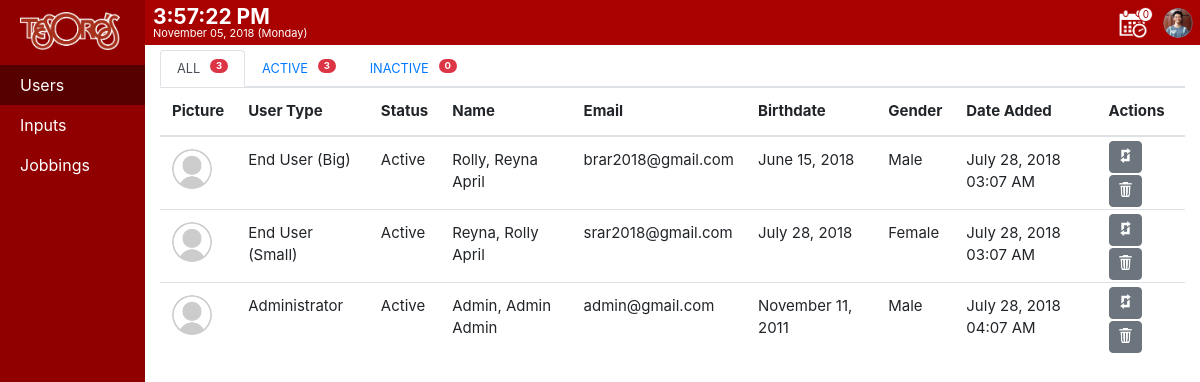
Screenshot of /views/TIMS/support/users.php (signed in) with the database file from the repository.
### tables this page shows
CREATE TABLE `users` (
  `id` int(11) NOT NULL,
  `type` int(11) NOT NULL,
  `status` set('Active','Inactive') NOT NULL DEFAULT 'Inactive',
  `username` varchar(32) NOT NULL,
  `password` varchar(32) NOT NULL,
  `email` varchar(32) NOT NULL,
  `firstname` varchar(32) NOT NULL,
  `middlename` varchar(32) NOT NULL,
  `lastname` varchar(32) NOT NULL,
  `birthdate` date NOT NULL,
  `gender` set('Female','Male') NOT NULL,
  `picture` text NOT NULL,
  `date_added` timestamp NOT NULL DEFAULT CURRENT_TIMESTAMP ON UPDATE CURRENT_TIMESTAMP
);

CREATE TABLE `users_privileges` (
  `id` int(11) NOT NULL,
  `name` varchar(32) NOT NULL,
  `description` text NOT NULL,
  `date_added` timestamp NOT NULL DEFAULT CURRENT_TIMESTAMP ON UPDATE CURRENT_TIMESTAMP
);

### views/TIMS/support/users.php (the view, shortened to what this page needs)
<?php
	include ('TIMS_verify.php');
	$count_query="SELECT count(status) AS 'ucount' FROM users WHERE type!=1";
	$count_result=mysqli_query($conn,$count_query);
	$active_query="SELECT count(status) AS 'ucount' FROM users WHERE (type!=1 && status='Active')";
	$active_result=mysqli_query($conn,$active_query);
	$inactive_query="SELECT count(status) AS 'ucount' FROM users WHERE (type!=1 && status='Inactive')";
	$inactive_result=mysqli_query($conn,$inactive_query);
?>
<!DOCTYPE html>
<html>
<head>
	<?php include ('include/head.php');?>
</head>
<body>
	<?php include ('include/navbar.php'); ?>
	<div class="gap2"></div>
	<div class="container-fluid">
		<div id="content">
			<div class="row">
				<div class="col-md-12">
				<?php if(
					(isset($_GET['update']) || !isset($_GET['remove'])) &&
					(!isset($_GET['update']) || isset($_GET['remove']))
				) {?>
					<ul id="tabsJustified" class="nav nav-tabs">
						<li class="nav-item">
							<a href="users.php" class="nav-link small text-uppercase active">
								All
								<span class="float-right badge badge-pill badge-danger" style="margin-left:10px">
								<?php
                                    if(mysqli_num_rows($count_result)>0)
                                    {
                                        while($count=mysqli_fetch_assoc($count_result))
                                        {
                                            echo $count['ucount'];
                                        }
                                    }
								?>
								</span>
							</a>
						</li>
						<li class="nav-item">
							<a href="users_ac.php" class="nav-link small text-uppercase">
								Active
								<span class="float-right badge badge-pill badge-danger" style="margin-left:10px">
								<?php
	                                if(mysqli_num_rows($active_result)>0)
	                                {
	                                    while($active=mysqli_fetch_assoc($active_result))
	                                    {
	                                        echo $active['ucount'];
	                                    }
	                                }
								?>
								</span>
							</a>
						</li>
						<li class="nav-item">
							<a href="users_iac.php" class="nav-link small text-uppercase">
								Inactive
								<span class="float-right badge badge-pill badge-danger" style="margin-left:10px">
								<?php
	                                if(mysqli_num_rows($inactive_result)>0)
	                                {
	                                    while($inactive=mysqli_fetch_assoc($inactive_result))
	                                    {
	                                        echo $inactive['ucount'];
	                                    }
	                                }
								?>
								</span>
							</a>
						</li>
					</ul>
					<div id="tabsJustifiedContent" class="tab-content">
						<div id="all_jobs" class="tab-pane fade active show">
							<div class="table-responsive" style="max-height: 70vh;">
								<table class="table table-hover" id="myTable">
									<thead>
										<tr>
											<th class="tableSort">Picture</th>
											<th onclick="sortTable(1)" class="tableSort">User Type</th>
											<th onclick="sortTable(2)" class="tableSort">Status</th>
											<th onclick="sortTable(3)" class="tableSort">Name</th>
											<th onclick="sortTable(4)" class="tableSort">Email</th>
											<th onclick="sortTable(5)" class="tableSort">Birthdate</th>
											<th onclick="sortTable(6)" class="tableSort">Gender</th>
											<th onclick="sortTable(7)" class="tableSort">Date Added</th>
											<th>Actions</th>
										</tr>
									</thead>
									<tbody>
									<?php
									$sql_query="SELECT a.*,b.name FROM users a LEFT JOIN users_privileges b ON a.type=b.id WHERE a.type!=1 ORDER BY a.id";
									$result_set=mysqli_query($conn,$sql_query);
									if(mysqli_num_rows($result_set)>0){
										while($row=mysqli_fetch_assoc($result_set)){?>
											<tr>
												<td><img style="border-radius: 100px" width="40px" src="../users/images/<?php if($row['picture']=='default'){echo $row['picture'].'2.png';}else{echo $row['picture'].'.png';}?>"></td>
												<td><?php if($row['type']!=0){echo $row['name'];}else{echo "N/A";}?></td>
												<td><?php echo $row['status'];?></td>
												<td><?php echo $row['lastname'].", ".$row['firstname']." ".$row['middlename'];?></td>
												<td><?php echo $row['email'];?></td>
												<td><?php echo date('F d, Y',strtotime($row['birthdate']));?></td>
												<td><?php echo $row['gender'];?></td>
												<td><?php echo date('F d, Y h:m A',strtotime($row['date_added']));?></td>
												<td>
													<div style="margin: -10px 0px; ">
														<button class="btn btn-secondary" onclick="update('<?php echo $row['id']; ?>')" title="Update User" style="font-size: 12px; margin-top: 2px;">
															<img src="images/update.png" width="15px" style="margin: -3px -4px 0px -4px;">
														</button>
														<button class="btn btn-secondary" onclick="remove('<?php echo $row['id']; ?>')" title="Remove User" style="font-size: 12px; margin-top: 2px;">
															<img src="images/delete.png" width="15px" style="margin: -3px -4px 0px -4px;">
													</div>
												</td>
											</tr>
										<?php
										}
									}
									else{
									?>
										<tr>
											<td colspan="9" style="text-align: center;">No users yet!</td>
										</tr>
										<?php
										}
										?>
									</tbody>
								</table>
							</div>
						</div>
					</div>
				</div>
			<?php
			}
			?>
			</div>
		</div>
	</div>
</body>
</html>

### views/TIMS/support/include/head.php (shortened to what this page needs)
<link rel="stylesheet" type="text/css" href="css/main.css">
<link rel="stylesheet" type="text/css" href="css/bootstrap.min.css">
<link rel="stylesheet" type="text/css" href="css/sidebar.css">
<link rel="stylesheet" type="text/css" href="css/notification.css">
<link rel="stylesheet" type="text/css" href="css/account.css">
<link rel="stylesheet" type="text/css" href="css/sweetalert.css">

### views/TIMS/support/include/navbar.php (shortened to what this page needs)
<!DOCTYPE html>
<?php
	$user_query="SELECT * FROM users WHERE id=".$_SESSION['TIMS_id'];
	$user_result=mysqli_query($conn,$user_query);
	$user=mysqli_fetch_array($user_result);
?>
<html>
<body onload="startTime()">
	<div id="wrapper">
		<div id="sidebar-wrapper">
			<ul class="sidebar-nav">
				<li class="sidebar-brand">
					<a href="index.php">
						<img src="images/TIMS_logo.png" width="100px">
					</a>
				</li>
				<li>
					<a href="users.php" class="nav-users">Users</a>
				</li>
				<div id="accordion">
					<li>
						<a href="#" data-toggle="collapse" data-target="#collapseOne" aria-expanded="true" aria-controls="collapseOne">
						  Inputs
						</a>
					</li>
				</div>
				<li>
					<a href="all_jobs.php" class="nav-job-orders">Jobbings</a>
				</li>
			</ul>
		</div>
		<div style="background-color: #a90000;">
			<div style="color: white;float: right;padding: 1px 8px;">
				<div id=txt style="font-size: 21px;font-weight: bold;"></div>
				<div style="margin-top:-8px;font-size:11px;"><?php  echo date('F d, Y')." (".date('l').")";?></div>
			</div>
		</div>
	</div>
	<div class="custom-nav">
        <div style="float: right; color: white;">
            <button type="button" class="btn btn-danger notify" data-toggle="dropdown">
                <img style="margin-top: -14px; margin-left: -15px; position: absolute; width: 30px; border-radius: 100px; height: 30px;" src="../users/images/<?php echo $user['picture'].".png";?>">
            </button>
        </div>
        <div style="float: right; color: white;">
            <button type="button" class="btn btn-danger notify jobbings-due" title="Due Dates" data-toggle="dropdown">
                <img style="margin-top: -13px; margin-left: -15px; position: absolute;" src="images/due.png" width="30px">
                <div style="position: absolute; background-color: white; width:15px; border-radius: 10px; border: 1px solid #a90000; height: 15px;  color: #a90000; margin-top: -15px; margin-left: 15px;">
                    <div class="count-due" style="font-size: 10px; margin-top: -1px; margin-left: -0.5px; letter-spacing: -1pt;">
                    	0
                    </div>
                </div>
            </button>
        </div>
	</div>
				<?php include ('include/TIMS.php');?>
</body>
</html>

### views/TIMS/support/include/TIMS.php (shortened to what this page needs)
<!DOCTYPE html>
<html>
<body>
</body>
</html>

### views/TIMS/support/css/main.css (style rules this page uses)
.gap2 { width: 100%; height: 50px; }
#content { margin-left: 145px; z-index: 0; }

### views/TIMS/support/css/sidebar.css (style rules this page uses)
body { overflow-x: hidden; }
#wrapper { z-index: 2; position: fixed; padding-left: 0px; -webkit-transition: all 0.5s ease; -moz-transition: all 0.5s ease; -o-transition: all 0.5s ease; transition: all 0.5s ease; }
#sidebar-wrapper { z-index: 1000; position: fixed; left: 145px; width: 0px; height: 100%; margin-left: -145px; overflow-y: auto; background: #900000; -webkit-transition: all 0.5s ease; -moz-transition: all 0.5s ease; -o-transition: all 0.5s ease; transition: all 0.5s ease; }
.sidebar-nav { position: absolute; top: 0; width: 145px; margin: 0; padding: 0; list-style: none; }
.sidebar-nav li { text-indent: 20px; line-height: 40px; }
.sidebar-nav li a { display: block; text-decoration: none; color: white; }
.sidebar-nav>.sidebar-brand { height: 65px; font-size: 18px; line-height: 60px; }
.sidebar-nav>.sidebar-brand a { color: #999999; }
@media (min-width:768px) { #wrapper { padding-left: 145px; } }
@media (min-width:768px) { #sidebar-wrapper { width: 145px; } }
.custom-nav { position: fixed; width: 100%; background-color: #a90000; height: 45px; z-index: 1; }

### views/TIMS/support/css/notification.css (style rules this page uses)
body { overflow-x: hidden; }
.notify { border-radius: 0px; width: 45px; height: 44px; font-size: 20px; background: #a90000; border-color: #a90000; }

### views/TIMS/support/css/account.css (style rules this page uses)
body { overflow-x: hidden; }
.notify { border-radius: 0px; width: 45px; height: 44px; font-size: 20px; background: #a90000; border-color: #a90000; }

### views/TIMS/support/users.php (style rules this page uses)
.nav-users { text-decoration: none; color: #fff; background: rgba(0,0,0,.4); }
thead,tbody { font-size: 15px; }

### rows the page displays
users: picture (picture)
users: picture (placeholder picture), users_privileges.name "End User (Big)", status "Active", lastname "Rolly", firstname "Reyna", middlename "April", email "brar2018@gmail.com", birthdate "June 15, 2018", gender "Male", date_added "July 28, 2018 03:07 AM"
users: picture (placeholder picture), users_privileges.name "End User (Small)", status "Active", lastname "Reyna", firstname "Rolly", middlename "April", email "srar2018@gmail.com", birthdate "July 28, 2018", gender "Female", date_added "July 28, 2018 03:07 AM"
users: picture (placeholder picture), users_privileges.name "Administrator", status "Active", lastname "Admin", firstname "Admin", middlename "Admin", email "admin@gmail.com", birthdate "November 11, 2011", gender "Male", date_added "July 28, 2018 04:07 AM"

### other values shown
$count['ucount'] "3"
$active['ucount'] "3"
$inactive['ucount'] "0"
